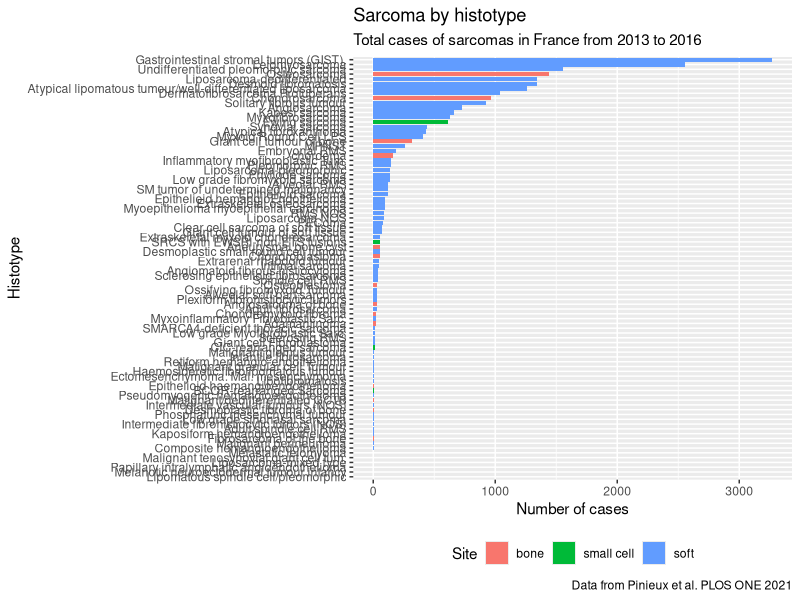
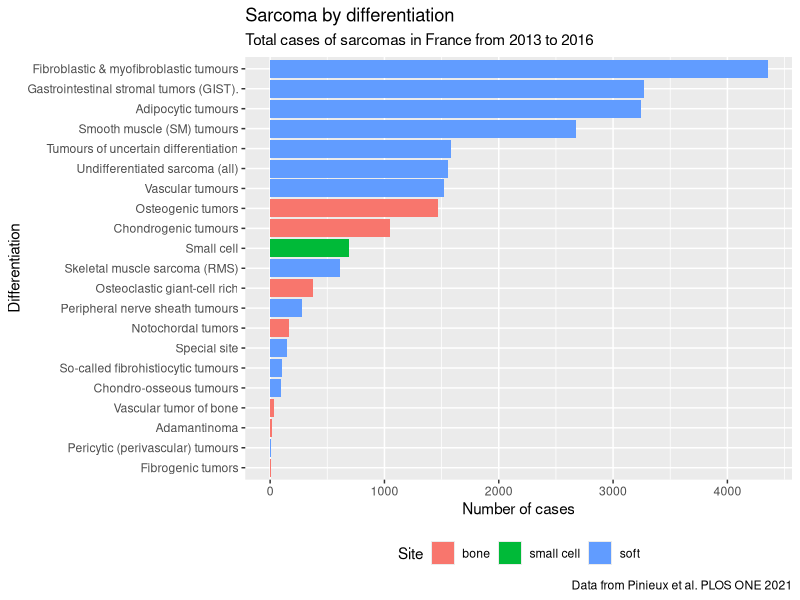
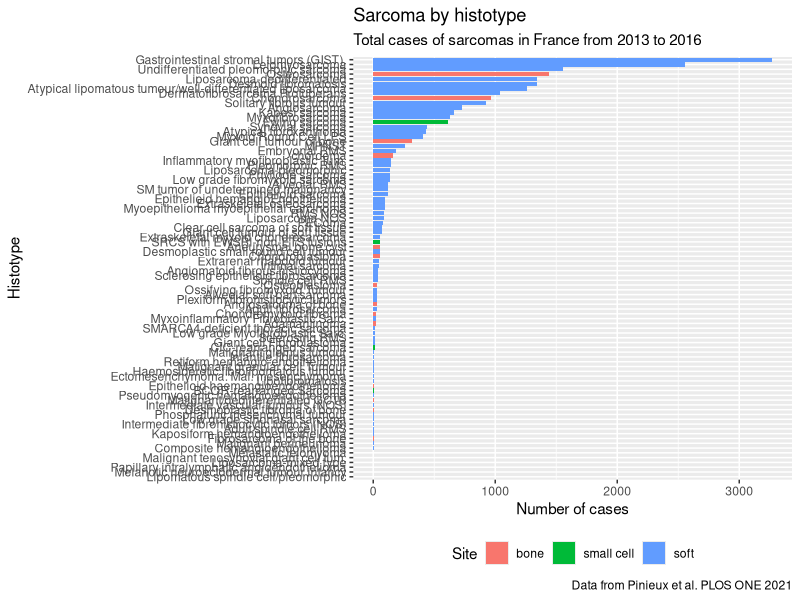
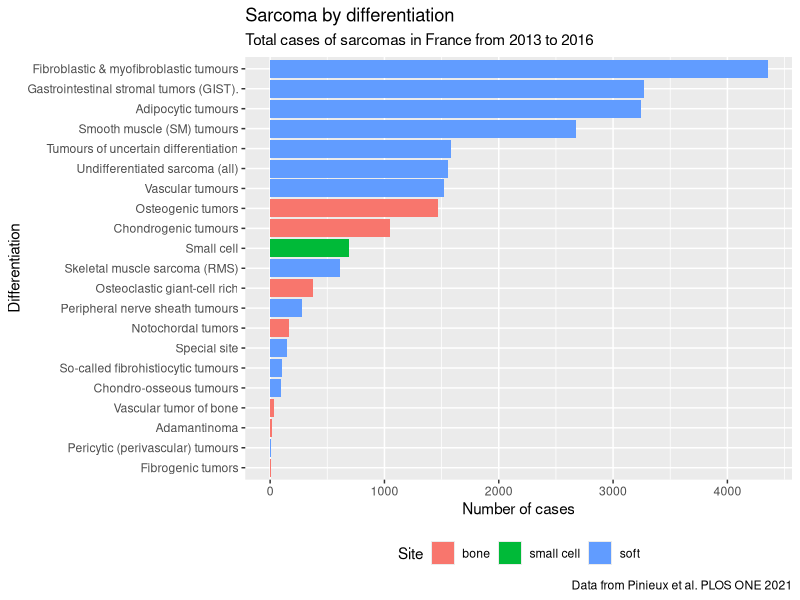

The R script that drew these images, in order:

library(readr)
library(tidyverse)

db <- read_delim("input/pinieux2021.csv", 
                 delim = ";", 
                 escape_double = FALSE, 
                 col_types = cols(`2013` = col_integer(), 
                                  `2014` = col_integer(), 
                                  `2015` = col_integer(), 
                                  `2016` = col_integer()),
                 trim_ws = TRUE)
pop <- read_delim("input/frenchPop1316.csv", 
                            delim = ";", 
                  escape_double = FALSE, 
                  col_types = cols(french_population = col_integer(), 
                                   year = col_character()), 
                  trim_ws = TRUE)


db %>% mutate(tot = `2013`+`2014`+`2015`+`2016`) %>% 
  ggplot(mapping = aes(
    x = reorder(histotype, tot),
    y = tot, 
    fill = site)) +
  geom_col() +
  coord_flip() + 
  labs( title = 'Sarcoma by histotype',
        subtitle = 'Total cases of sarcomas in France from 2013 to 2016',
        caption = 'Data from Pinieux et al. PLOS ONE 2021', 
        x = 'Histotype', 
        y = 'Number of cases', 
        fill = 'Site') + 
  theme(legend.position = "bottom")

ggsave('output/pinieuxTotHisto.png', 
       width = 8,
       height = 13)

db %>% mutate(tot = `2013`+`2014`+`2015`+`2016`) %>%
  group_by(Differentiation, site) %>%
  summarise(tot = sum(tot)) %>%
  ggplot(mapping = aes(
    x = reorder(Differentiation, tot),
    y = tot, 
    fill = site)) +
  geom_col() +
  coord_flip() + 
  labs( title = 'Sarcoma by differentiation',
        subtitle = 'Total cases of sarcomas in France from 2013 to 2016',
        caption = 'Data from Pinieux et al. PLOS ONE 2021', 
        x = 'Differentiation', 
        y = 'Number of cases', 
        fill = 'Site') + 
  theme(legend.position = "bottom")

ggsave('output/pinieuxTotDiff.png', 
       width = 8,
       height = 5)

  
